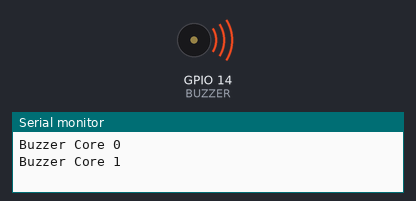
A sketch run on a simulated ESP32. Shown: buzzer (waves = sounding), the last lines printed to the serial monitor.

Above: at 0.1 s.
At 1.4 s:
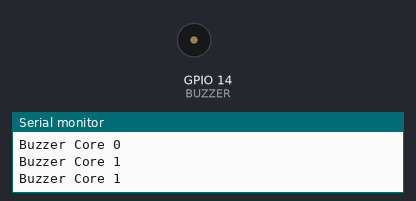
Timing chart, 0 to 3.0 s (numbered marks = the images above):
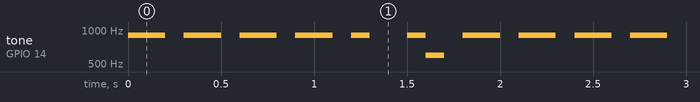

The sketch:

main.ino
```cpp
#include <Arduino.h>
#include "freertos/FreeRTOS.h"
#include "freertos/task.h"

#define BUZZER 14

// ================= TASK CORE 0 (Bunyi lambat) =================
void Task_Buzzer_Core0(void *parameter){
  for(;;){
    Serial.println("Buzzer Core 0");
    tone(BUZZER, 600);   // frekuensi 600 Hz
    vTaskDelay(500 / portTICK_PERIOD_MS);
    noTone(BUZZER);
    vTaskDelay(300 / portTICK_PERIOD_MS);
  }
}

// ================= TASK CORE 1 (Bunyi cepat) =================
void Task_Buzzer_Core1(void *parameter){
  for(;;){
    Serial.println("Buzzer Core 1");
    tone(BUZZER, 900);   // frekuensi 900 Hz
    vTaskDelay(200 / portTICK_PERIOD_MS);
    noTone(BUZZER);
    vTaskDelay(100 / portTICK_PERIOD_MS);
  }
}

// ================= SETUP =================
void setup() {
  Serial.begin(115200);
  pinMode(BUZZER, OUTPUT);

  // Buat 2 task pada core berbeda
  xTaskCreatePinnedToCore(Task_Buzzer_Core0, "BuzzCore0", 2048, NULL, 1, NULL, 0); // Core 0
  xTaskCreatePinnedToCore(Task_Buzzer_Core1, "BuzzCore1", 2048, NULL, 1, NULL, 1); // Core 1
}

void loop(){
  // Tidak dipakai — semua berjalan di task masing-masing
}
```

Measured:
- by itself, tone on GPIO 14 (BUZZER): plays 900 Hz for 0.20 s, 900 Hz for 0.20 s, 900 Hz for 0.20 s, 900 Hz for 0.20 s, 900 Hz for 0.10 s, 900 Hz for 0.10 s … (565 notes in this stretch)
